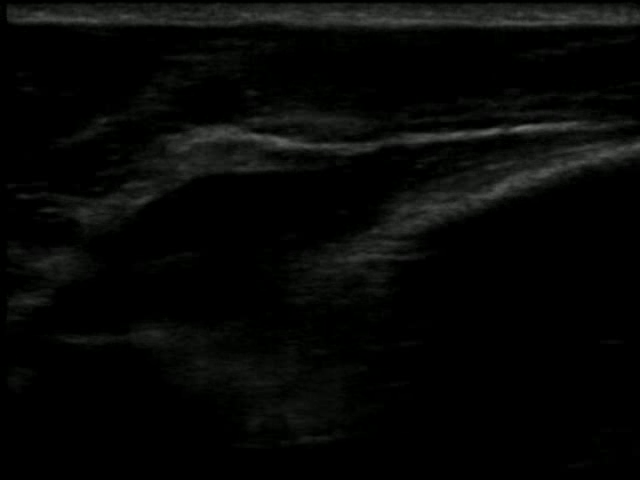
#> input picture frame 30 of OpticalFlow/direct/Img/20211217_112231.mp4, 640 x 480 px
$ python opticalFlowTemp.py
#> lines starting #> are read from the running program, lines starting #| are printed output that depends on the picture
import cv2
import numpy as np
from datetime import datetime

############### ファイル #################
#該当ファイルの日時
target = "20211217_112231"
target_path = "Img/BeforeProcessing/" + target + ".mp4"

date = datetime.now().strftime("%Y%m%d_%H%M%S")
save_path = "Img/AfterProcessing/" + date + ".mp4"
#########################################

############## Optical Flow #############
cap = cv2.VideoCapture(target_path)

# Shi-Tomasi法のパラメータ（コーナー：物体の角を特徴点として検出）
ft_params = dict(maxCorners=20,       # 特徴点の最大数
                 qualityLevel=0.3,    # 特徴点を選択するしきい値で、高いほど特徴点は厳選されて減る。
                 minDistance=30,       # 特徴点間の最小距離
                 blockSize=10)         # 特徴点の計算に使うブロック（周辺領域）サイズ

# Lucal-Kanade法のパラメータ（追跡用）
lk_params = dict(winSize=(60,60),     # オプティカルフローの推定の計算に使う周辺領域サイズ
                 maxLevel=4,          # ピラミッド数
                 criteria=(cv2.TERM_CRITERIA_EPS | cv2.TERM_CRITERIA_COUNT, 10, 0.01))       # 探索アルゴリズムの終了条件

# [12 lines of commented-out code are left out]
ret, frame = cap.read()
#> frame is the input picture: shape (480, 640, 3); mean B, G, R 6.1, 7.1, 6.4
frame_pre = cv2.cvtColor(frame, cv2.COLOR_BGR2GRAY)

# Shi-Tomasi法で特徴点の検出
feature_pre = cv2.goodFeaturesToTrack(frame_pre, mask=None, **ft_params)
#> feature_pre = 20 rows, first 8: [11, 8], [513, 130], [624, 17], [491, 188], [520, 16], [564, 167], [468, 209], [279, 146]

# mask用の配列を生成
mask = np.zeros_like(frame)

# 動画終了まで繰り返し
while(cap.isOpened()):
  # 次のフレームを取得し、グレースケールに変換
  ret, frame = cap.read()
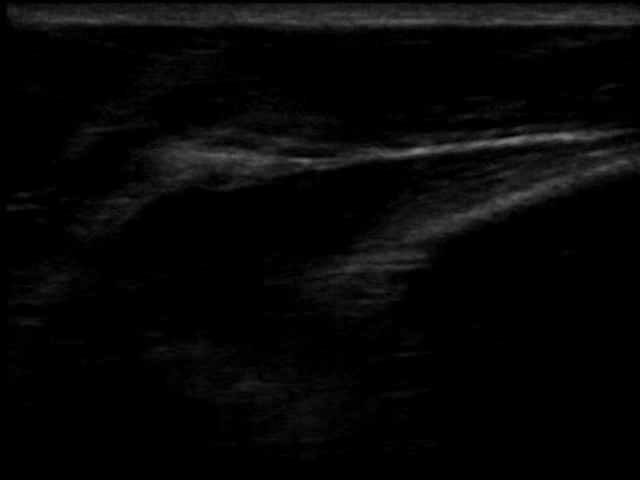
#> input picture frame 31 of OpticalFlow/direct/Img/20211217_112231.mp4, 640 x 480 px
#> frame is the input picture: shape (480, 640, 3); mean B, G, R 5.9, 6.9, 6.2
  frame_now = cv2.cvtColor(frame, cv2.COLOR_BGR2GRAY)

  # Lucas-Kanade法でフレーム間の特徴点のオプティカルフローを計算
  feature_now, status, err = cv2.calcOpticalFlowPyrLK(frame_pre, frame_now, feature_pre, None, **lk_params)
#> feature_now = 20 rows, first 8: [13.25, 8.12], [534.2, 139], [622.9, 17.22], [504.2, 197.4], [516.1, 15.19], [581.5, 174.1], [475.1, 220.7], [287.8, 146.7]; status = 20 values from 1 to 1; err = 20 values, max 19.49 at index 7, min 2.82 at index 12, mean 6.51

  # オプティカルフローを検出した特徴点を取得
  good1 = feature_pre[status == 1] # 1フレーム目
#> good1 has the same summary as feature_pre
  good2 = feature_now[status == 1] # 2フレーム目
#> good2 has the same summary as feature_now

  # 特徴点とオプティカルフローをフレーム・マスクに描画
  for i, (pt1, pt2) in enumerate(zip(good1, good2)):
    x1, y1 = pt1.ravel() # 1フレーム目の特徴点座標
    x2, y2 = pt2.ravel() # 2フレーム目の特徴点座標

    # 軌跡を描画（過去の軌跡も残すためにmaskに描く）
    mask = cv2.line(mask, (int(x1), int(y1)), (int(x2), int(y2)), [0, 0, 200], 2)

    # 現フレームにオプティカルフローを描画
    frame = cv2.circle(frame, (int(x2), int(y2)), 5, [0, 0, 200], -1)
#> this loop made 20 passes
#> (x1, y1, x2, y2) on passes 1 to 12: (11, 8, 13.25, 8.12), (513, 130, 534.2, 139), (624, 17, 622.9, 17.22), (491, 188, 504.2, 197.4), (520, 16, 516.1, 15.19), (564, 167, 581.5, 174.1), (468, 209, 475.1, 220.7), (279, 146, 287.8, 146.7), (253, 17, 250.1, 17.86), (11, 303, 22, 301.4), (122, 189, 122.7, 190.8), (169, 143, 170.3, 150)
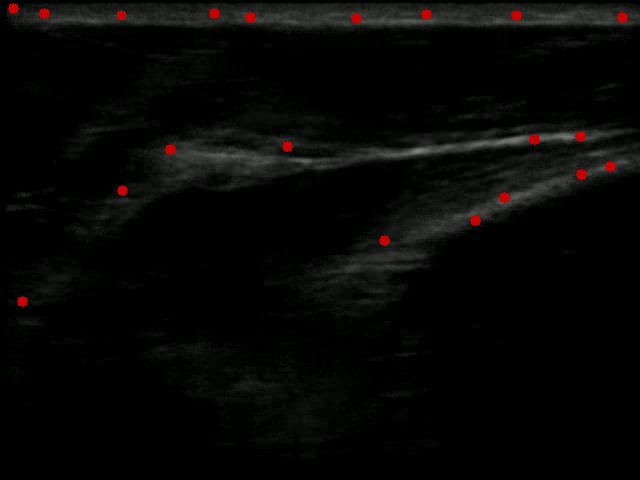
#> frame: shape (480, 640, 3); mean B, G, R 5.6, 6.6, 7
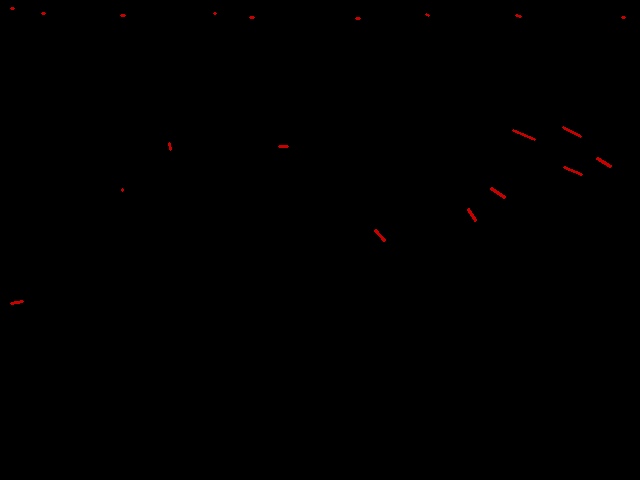
#> mask: shape (480, 640, 3); mean of channels 0, 1, 2 0, 0, 0.4; drawn as B, G, R

  # フレームとマスクの論理積（合成）
  img = cv2.add(frame, mask)

  # ウィンドウに表示
  cv2.imshow('mask', img)

  # 次のフレーム、ポイントの準備
  frame_pre = frame_now.copy() # 次のフレームを最初のフレームに設定
  feature_pre = good2.reshape(-1, 1, 2) # 次の点を最初の点に設定
#> feature_pre has the same summary as feature_now

  # qキーが押されたら途中終了
  if cv2.waitKey(30) & 0xFF == ord('q'):
#> (key q is pressed here)
    break

# 終了処理
cv2.destroyAllWindows()
cap.release()
